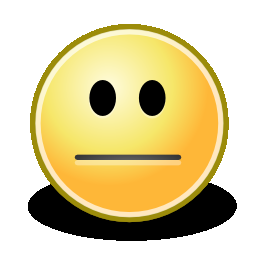
//> input picture Facemojis/Emoji/neutral.png, 256 x 256 px, given in place of the camera
$ ./Facemojis   (built with g++ and OpenCV 4)
//> lines starting //> are read from the running program, lines starting //| are printed output that depends on the picture
//> in video, nextInput is the input picture: 256 rows x 256 cols, CV_8UC3; mean B, G, R 158.3, 204.7, 218.3
### Facemojis/stdafx.h
// stdafx.h : include file for standard system include files,
// or project specific include files that are used frequently, but
// are changed infrequently
//

#pragma once

#include "targetver.h"

#include <stdio.h>
#include <tchar.h>


// TODO: reference additional headers your program requires here

### Facemojis/Facemojis.cpp
// Facemojis.cpp : Defines the entry point for the console application.
//

#include "stdafx.h"
#include <opencv2\core\core.hpp>
#include <opencv2\opencv.hpp>
#include "opencv2/objdetect/objdetect.hpp"
#include <opencv2\highgui\highgui.hpp>
#include <opencv2\imgproc\imgproc.hpp>
#include <opencv2\video\video.hpp>

#include <iostream>
#include <string>
#include <vector>

const cv::String NEUTRAL_PATH = "./Emoji/neutral.png";
const cv::String SMILE_PATH = "./Emoji/smile.png";
const cv::String WINK_PATH = "./Emoji/wink.png";
const cv::String SAD_PATH = "./Emoji/sad.png";

cv::Mat nextInput;
cv::Mat gray;
std::string face_cascade_name = "haarcascade_frontalface_alt2.xml";
std::string eyes_cascade_name = "haarcascade_eye_tree_eyeglasses.xml";
std::string smile_cascade_name = "haarcascade_smile.xml";
//std::string mouth_cascade_name = "haarcascade_mcs_mouth.xml";
cv::CascadeClassifier face_cascade;
cv::CascadeClassifier eyes_cascade;
cv::CascadeClassifier smile_cascade;
//cv::CascadeClassifier mouth_cascade;


/// <summary>
/// <para>L'image à utiliser.</para>
/// </summary>
enum Mode
{
	NONE , /// Pas d'image
	NEUTRAL , /// Image de base
	SMILE , /// Image avec un sourire
	WINK , /// Image avec cli d'oeil
	SAD /// Image avec sad
};

/// <summary>
/// <para>Pour placer une image en surimpression de la vidéo.</para>
/// <param name="x">Le centre du cercle à remplir avec une image.</param>
/// <param name="y">Le centre du cercle à remplir avec une image.</param>
/// <param name="angle">L'angle de rotation de l'image à incorporer.</param>
/// <param name="radius">Le scale de l'image à effectuer.</param>
/// <param name="mode">L'image à utiliser.</param>
/// </summary>
// [96 lines left out: functions placePicture, placePicture, not called in this run]


//cv::RNG rng(12345);

void detectAndDisplay ( cv::Mat frame )
{
	std::vector<cv::Rect> faces;
	cv::Mat frame_gray;

	cv::cvtColor ( frame , frame_gray , CV_BGR2GRAY );
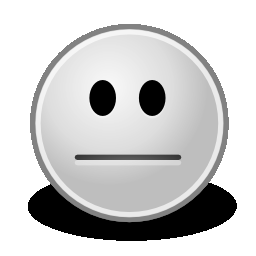
//> frame_gray: 256 rows x 256 cols, CV_8UC1; min 0, max 255, mean 203.5
	cv::equalizeHist ( frame_gray , frame_gray );
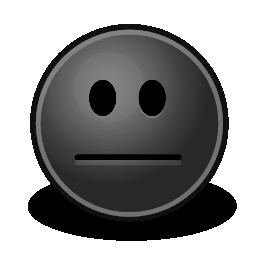
//> frame_gray: 256 rows x 256 cols, CV_8UC1; min 0, max 255, mean 142.5

	//Detect Faces
	face_cascade.detectMultiScale ( frame_gray , faces , 1.5 , 4 , 0 | CV_HAAR_SCALE_IMAGE , cv::Size ( 20 , 20 ) );
//> faces = empty
	//cv::imshow ( "input gray" , frame_gray );
	//cv::waitKey();

	for ( size_t i = 0; i < faces.size ( ); i++ )
	{
		cv::Point center ( faces [ i ].x + faces [ i ].width*0.5 , faces [ i ].y + faces [ i ].height*0.5 );
		//ellipse ( frame , center , cv::Size ( faces [ i ].width*0.5 , faces [ i ].height*0.5 ) , 0 , 0 , 360 , cv::Scalar ( 255 , 0 , 255 ) , 4 , 8 , 0 );
		float radius = 50;
		if ( faces [ i ].width < faces [ i ].height )
		{
			radius = faces [ i ].height;
		}
		else
		{
			radius = faces [ i ].width;
		}

		cv::Mat faceroi = frame_gray ( faces [ i ] );
		cv::Mat divide = faceroi ( cv::Rect ( 0 , faceroi.size ( ).height / 2 , faceroi.size ( ).width , faceroi.size ( ).height / 2 ) );
		//std::vector<cv::Rect> eyes;
		Mode m = NEUTRAL;

		// [17 lines of commented-out code are left out]
		std::vector<cv::Rect> smiles;
		smile_cascade.detectMultiScale ( divide , smiles , 1.1 , 1 , 0 | CV_HAAR_SCALE_IMAGE , cv::Size ( 5 , 5 ) );

		if ( smiles.size ( ) > 0 )
		{
			m = SMILE;
		}
	//}

		placePicture ( center.x , center.y , radius , m );
	}

}

int video ( char* videoname )
{

	cv::VideoCapture cap;

	if ( !face_cascade.load ( face_cascade_name ) )
	{
		printf ( "--(!)Error loading face \n" ); return -1;
	};
	if ( !eyes_cascade.load ( eyes_cascade_name ) )
	{
		printf ( "--(!)Error loading eye \n" ); return -1;
	};
	if ( !smile_cascade.load ( smile_cascade_name ) )
	{
		printf ( "--(!)Error loading smile \n" ); return -1;
	};
	// [4 lines of commented-out code are left out]

	cap = cv::VideoCapture ( 1 ); //Camera frontale par défault de ma machine
	if ( !cap.isOpened ( ) )
		cap = cv::VideoCapture ( 0 );

	if ( !cap.isOpened ( ) )  // check if we succeeded
		return -1;

	//recuperer une image depuis cap et la stocker dans nextInput
	cap >> nextInput;
	//tant que nextinput n’est pas vide
	while ( !nextInput.empty ( ) )
	{
		// - > faire les traitements sur l’image (prochaines étapes)
		detectAndDisplay ( nextInput );

		// - > appeler la fonction de dessin
		cv::imshow ( "input" , nextInput );
		// - > recuperer une nouvelle image et la stocker dans nextInput
		cap >> nextInput;
		// - > attendre 10ms que l’utilisateur tape une touche, et quitter si il le fait
		if ( cv::waitKey ( 10 ) >= 0 ) break;
	}
	return 0;
}

int main ( )
{
	int r = video ( NULL );

	system ( "PAUSE" );
	return r;
}
